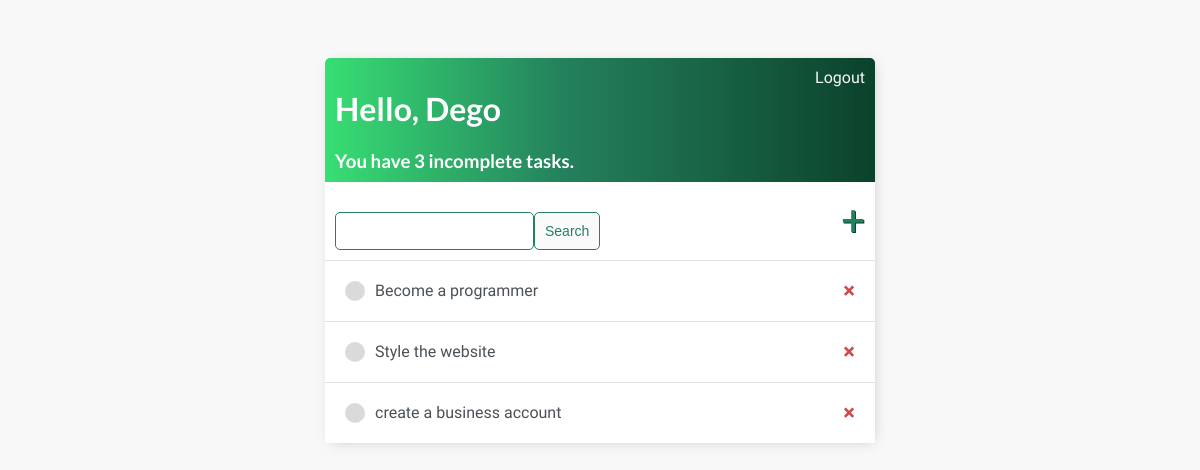
Before: / (signed in) with the older database file.
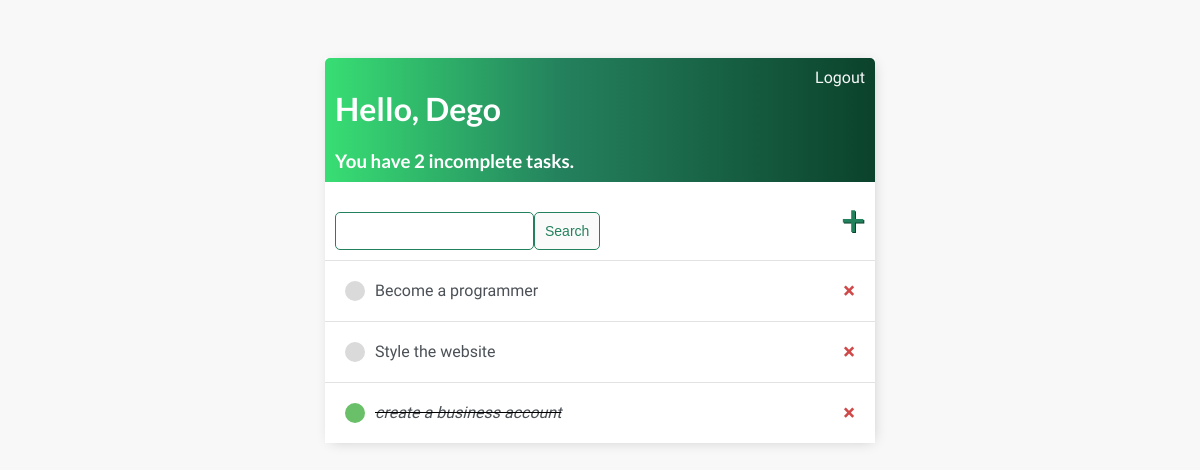
After: the same page with the newer database file.
### main/models.py (models this page shows)
class Task(models.Model):
    user = models.ForeignKey(User, on_delete=models.CASCADE, null=True, blank=True)
    title = models.CharField(max_length=200, )
    description = models.TextField(null=True, blank=True)
    complete = models.BooleanField(default=False)
    created_time_and_date = models.DateTimeField(auto_now_add=True)
    def __str__(self):
        return self.title
    class Meta:
        ordering = ['complete']

### main/views.py (the view)
# urls.py: path('', TaskList.as_view(), name='tasks'),
class TaskList(LoginRequiredMixin, ListView):
    model = Task
    def get_context_data(self, **kwargs):
        context = super().get_context_data(**kwargs)
        context['object_list'] = context['object_list'].filter(user=self.request.user)
        context['count'] = context['object_list'].filter(complete=False).count()
        search_input = self.request.GET.get('search-field') or ''
        if search_input:
            context['object_list'] = context['object_list'].filter(title__startswith=search_input)
        context['search_input'] = search_input
        return context

### main/templates/main/task_list.html
{% extends 'main/base.html' %}
    {% block content %}
    <div class="header-bar">
        <div>
            <h1>Hello, {{request.user|title}}</h1>
            <h3 style="margin:0">You have {{count}} incomplete task{{ count|pluralize:"s" }}.</h3>
        </div>
        {% if request.user.is_authenticated %}
            <a href="{% url 'logout' %}">Logout</a>
            {% else %}
            <a href="{% url 'login' %}">Login</a>
        {% endif %}
    </div>
            <div id="search-add-wrapper">
                <form style="margin-top: 20px; display: flex;" method="GET" action="">
                    <input type="text" name="search-field" value="{{search_input}}">
                    <input class="btn" type="submit" value="Search">
                </form>
                <a id="add-link" href="{% url 'task-create' %}">&#x2b;</a>
            </div>
            <div class="task-items-wrapper">
                {% for task in object_list %}
                    <div class="task-wrapper">
                        {% if task.complete %}
                            <div class="task-title">
                                <div class="task-complete-icon"></div>
                                <i><s><a href="{% url 'task-update' task.id %}">{{task}}</a></s></i>
                            </div>
                            <a class="delete-link" href="{% url 'task-delete' task.id %}">&#215;</a>
                        {% else %}
                        <div class="task-title">
                            <div class="task-incomplete-icon"></div>
                            <a href="{% url 'task-update' task.id %}">{{task}}</a>
                        </div>
                            <a class="delete-link" href="{% url 'task-delete' task.id %}">&#215;</a>
                        {% endif %}
                    </div>
                {% empty %}
                <h3>No items in list!</h3>
                {% endfor %}
            </div>
    {% endblock content %}

### main/templates/main/base.html (shortened to what this page needs)
<!DOCTYPE html>
<html lang="en">
<head>
</head>
<body>
    <div class="container">
        {% block content %}
        {% endblock content %}
    </div>
</body>
</html>

### main/templates/main/base.html (style rules this page uses)
h1,h2,h3,h4,h5,h6 { font-family: 'Lato', sans-serif; }
body { background-color: #f8f8f8; font-family: 'Raleway', sans-serif; padding-top: 50px; }
.container { max-width: 550px; margin: auto; background-color: white; -webkit-box-shadow: 2px 2px 13px -4px rgba(0,0,0,0.21); box-shadow: 2px 2px 13px -4px rgba(0,0,0,0.21); }
a, p { color: #4b5156; }
.header-bar { display: flex; justify-content: space-between; color: #fff; padding: 10px; border-radius:5px 5px 0 0; background: linear-gradient(90deg, rgba(56,222,116,1) 0%, rgba(36,129,93,1) 43%, rgba(11,66,44,1) 100%); }
.header-bar a { color: #f8f8f8; text-decoration: none; }
.task-wrapper { display: flex; align-items: center; justify-content: space-between; padding: 20px; background-color: #fff; border-top: 1px solid rgb(226,226,226); }
.task-title { display: flex; }
.task-title a { text-decoration: none; color: #4b5156; margin-left: 10px; }
.task-complete-icon { height: 20px; width: 20px; background-color: rgb(105,192,105); border-radius: 50%; }
.task-incomplete-icon { height: 20px; width: 20px; background-color: rgb(218,218,218); border-radius: 50% }
.delete-link { text-decoration: none; font-weight: 900; color: #cf4949; font-size: 22px; line-height: 0; }
#search-add-wrapper { display: flex; justify-content: space-between; align-items: center; padding: 10px; }
#add-link { color: rgba(36,129,93,1); text-decoration: none; font-size: 42px; text-shadow: 1px 1px rgba(11,66,44,1); }
input[type=text], input[type=password], textarea { border: 1px solid rgba(36,129,93,1); border-radius: 5px; padding: 10px; width: 90%; }
.btn { border:1px solid rgba(36,129,93,1); background-color: #FAFAFA; color: rgba(36,129,93,1); padding: 10px; font-size: 14px; border-radius: 5px; cursor: pointer; text-decoration: none; }

Changed rows visible on the page:
changed Task "create a business account": complete False → True (drawn)
Other visible differences:
{{ count }}: "3" → "2"
